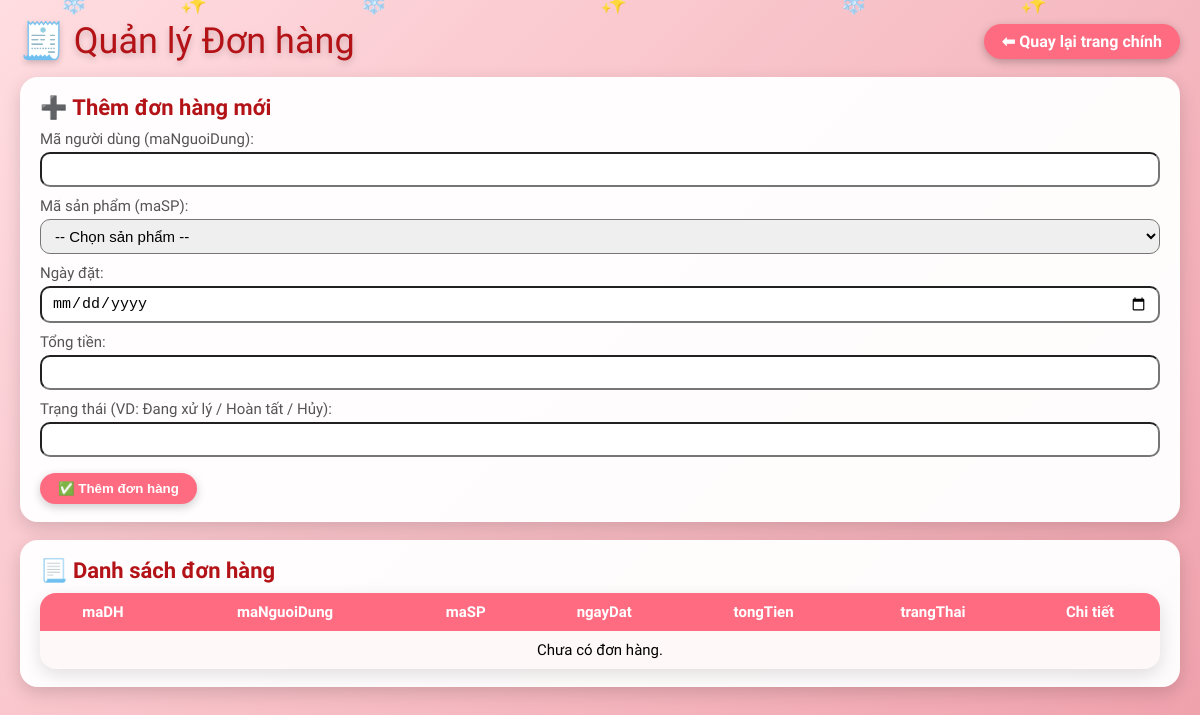
The app's page /backend/donhang.php, older data.
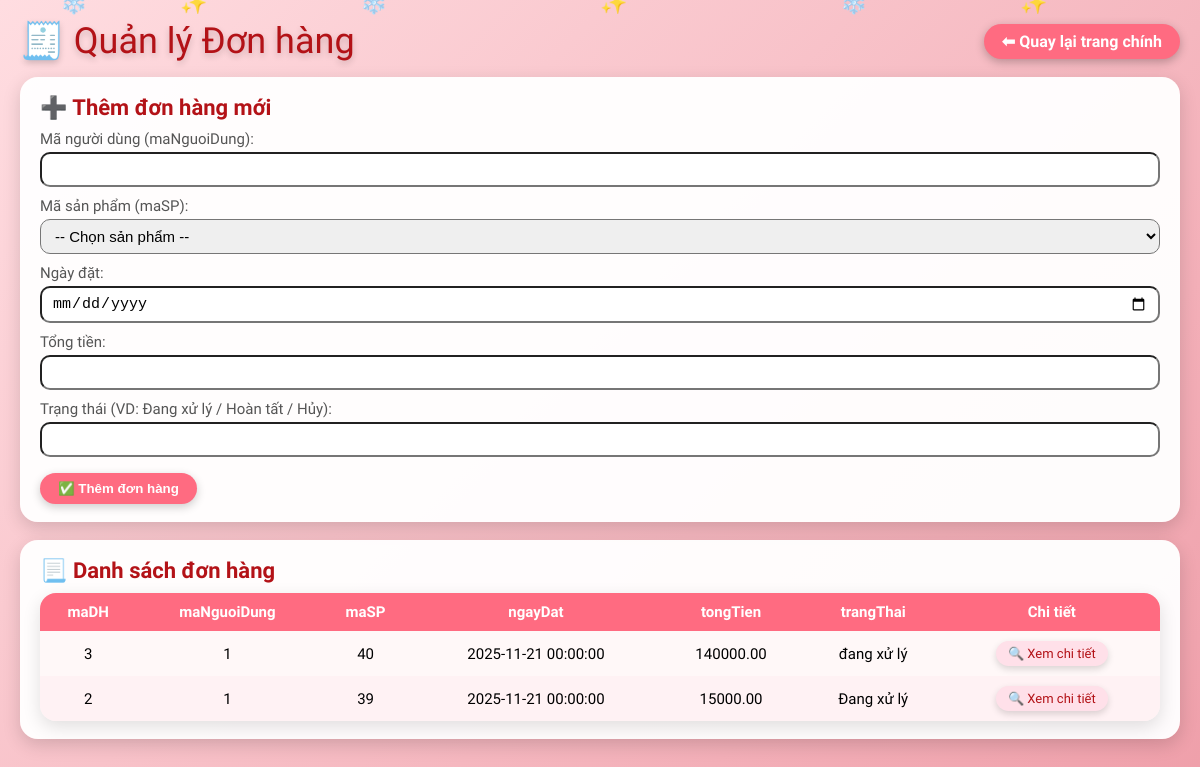
The same page, newer data.
### tables this page shows
CREATE TABLE `donhang` (
  `maDH` int(11) NOT NULL,
  `maNguoiDung` int(11) NOT NULL,
  `maSP` int(11) DEFAULT NULL,
  `ngayDat` datetime DEFAULT current_timestamp(),
  `tongTien` decimal(18,2) DEFAULT 0.00,
  `trangThai` varchar(50) DEFAULT 'Đang xử lý',
  `maKM` int(11) DEFAULT NULL
);

### backend/donhang.php (the view, shortened to what this page needs)
<?php
require_once 'connect.php';
$list = [];
$sql = "SELECT * FROM donhang ORDER BY maDH DESC";
$result = $conn->query($sql);
if ($result) {
    while ($row = $result->fetch_assoc()) {
        $list[] = $row;
    }
}
?>
<!DOCTYPE html>
<html lang="vi">
<head>
</head>
<body>
<div class="snowflakes">
    <div class="snowflake">❄️</div><div class="snowflake">✨</div><div class="snowflake">❄️</div>
    <div class="snowflake">✨</div><div class="snowflake">❄️</div><div class="snowflake">✨</div>
</div>
<div class="topbar">
    <div class="page-title">🧾 Quản lý Đơn hàng</div>
    <a class="back-btn" href="../index.html">⬅ Quay lại trang chính</a>
</div>
<div class="card">
    <h2>➕ Thêm đơn hàng mới</h2>
    <form method="post">
        <div class="form-group">
            <label>Mã người dùng (maNguoiDung):</label>
            <input type="number" name="maNguoiDung" required>
        </div>
        <div class="form-group">
            <label>Mã sản phẩm (maSP):</label>
            <select name="maSP" required>
                <option value="">-- Chọn sản phẩm --</option>
            </select>
        </div>
        <div class="form-group">
            <label>Ngày đặt:</label>
            <input type="date" name="ngayDat" required>
        </div>
        <div class="form-group">
            <label>Tổng tiền:</label>
            <input type="number" step="0.01" name="tongTien" required>
        </div>
        <div class="form-group">
            <label>Trạng thái (VD: Đang xử lý / Hoàn tất / Hủy):</label>
            <input type="text" name="trangThai" required>
        </div>
        <button type="submit">✅ Thêm đơn hàng</button>
    </form>
</div>
<div class="card">
    <h2>📃 Danh sách đơn hàng</h2>
    <table>
        <thead>
        <tr>
            <th>maDH</th>
            <th>maNguoiDung</th>
            <th>maSP</th>
            <th>ngayDat</th>
            <th>tongTien</th>
            <th>trangThai</th>
            <th>Chi tiết</th>
        </tr>
        </thead>
        <tbody>
        <?php if (empty($list)): ?>
            <tr><td colspan="7">Chưa có đơn hàng.</td></tr>
        <?php else: ?>
            <?php foreach ($list as $r): ?>
                <tr>
                    <td><?php echo $r['maDH']; ?></td>
                    <td><?php echo $r['maNguoiDung']; ?></td>
                    <td><?php echo $r['maSP']; ?></td>
                    <td><?php echo $r['ngayDat']; ?></td>
                    <td><?php echo $r['tongTien']; ?></td>
                    <td><?php echo htmlspecialchars($r['trangThai']); ?></td>
                    <td>
                        <a class="action-link detail-link"
                           href="chitietdonhang.php?maDH=<?php echo $r['maDH']; ?>">
                           🔍 Xem chi tiết
                        </a>
                    </td>
                </tr>
            <?php endforeach; ?>
        <?php endif; ?>
        </tbody>
    </table>
</div>
</body>
</html>

Row changes from the older to the newer data that the page shows:
added donhang: maDH "3", maNguoiDung "1", maSP "40", ngayDat "2025-11-21 00:00:00", tongTien "140000.00", trangThai "đang xử lý"
added donhang: maDH "2", maNguoiDung "1", maSP "39", ngayDat "2025-11-21 00:00:00", tongTien "15000.00", trangThai "Đang xử lý"
Text that changed along with them:
text no longer shown: "Chưa có đơn hàng."
